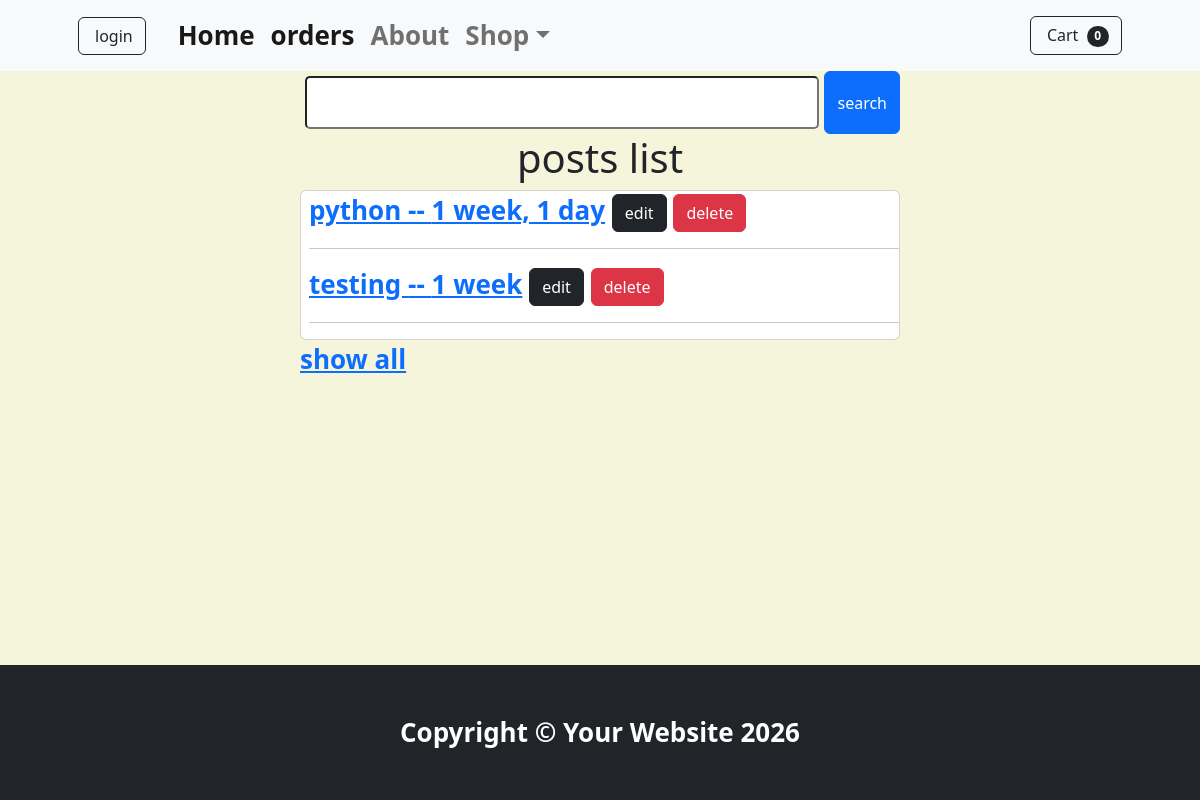
The page /testapp/all/ on the database its author committed.
### testapp/models.py (models this page shows, shortened)
class Post(models.Model):
    title=models.CharField(max_length=200)
    content=models.TextField()
    created_at=models.DateTimeField(auto_now_add=True)
    image = models.ImageField(upload_to='images/',default='default.jpg')

### testapp/views.py (the view)
# urls.py: path('all/',views.all_tabs,name='posts'),
def all_tabs(request):
    q=request.GET.get('q')
    Posts =Post.objects.all()
    if q:
        posts_filtered=Post.objects.filter(Q(title__icontains=q) | Q(content__icontains=q))
    else :
        posts_filtered=Posts
    data = {
        'Posts':Posts,
        'post_f':posts_filtered,
        'q':q
    }
    return render(request,'testapp/all_tabs.html',data)

### testapp/context_processors.py (called while the page is built)
def cart_context(request):
    itemcount = 0
    if request.user.is_authenticated:
        cart, _ = Cart.objects.get_or_create(user=request.user)
        itemcount = cart.item_count
    return {
        "itemcount": itemcount,
    }

### testapp/templates/testapp/all_tabs.html (shortened to what this page needs)
{% extends 'shopbase.html' %}
{% block content %}
<div class="w-50 mx-auto">
    <form action={% url "posts" %} method="GET">
        <div class="d-flex">
        <input type="text" name="q" id="q">
        <button type="submit" class="btn btn-primary">search</button>
        </div>
    </form>
    <h1 class="text-center">posts list</h1>
</div>
<div class="card w-50 mx-auto">
    {% for Post in post_f %}
    <div class="ms-2">
        <a href="{% url 'post_details' Post.id %}">{{ Post.title }} -- {{ Post.created_at | timesince }}</a>
        <a href="{% url 'post_edit' Post.id %}" class="btn btn-dark">edit</a>
        <a href="{% url 'post_delete' Post.id %}" class="btn btn-danger">delete</a>
    <hr>
    </div>
    {% endfor %}
</div>
    <div class="w-50 mx-auto">
        <a href="{% url "posts" %}">show all</a>
    </div>
{% endblock content %}

### static/css/style.css (style rules this page uses)
* { padding: 0; margin: 0; box-sizing: border-box; }
body { background-color: beige; font-size: 26px; font-weight: bold; }
body { margin: 0; min-height: 100vh; display: flex; flex-direction: column; }
input { padding: 5px; width:90%; margin: 5px; border-radius: 5px; }

### rows shown on the page
Post: title "python", created_at "1 week, 1 day"
Post: title "testing", created_at "1 week"

### other values the page prints
{{ itemcount }} "0"
